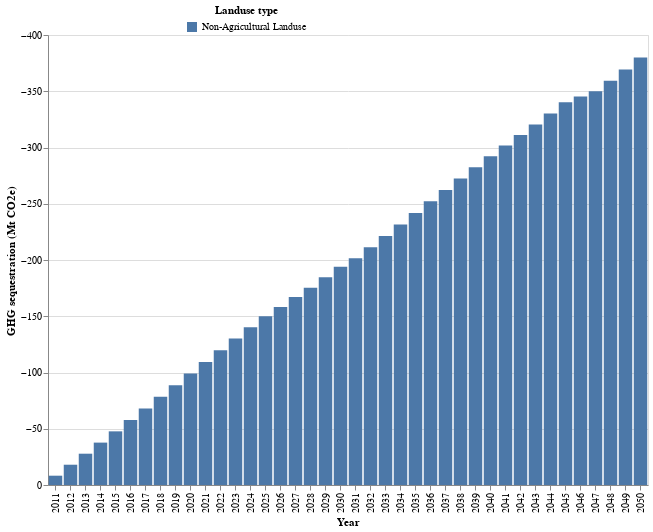

The cell this chart's notebook holds for it:
### Markdown cell above
### Sequestrations in total

### Code cell
# HIDE CODE
# get the df and plot
GHG_non_ag_crop_lvstk_df,GHG_non_ag_crop_lvstk_plot = non_ag_lucc_GHG.plot_GHG_crop_lvstk()
GHG_non_ag_crop_lvstk_plot

### Figure 1 — Vega-Lite specification as saved in the notebook (floating-point values rounded to 4 significant figures)
{"config": {"view": {"continuousWidth": 300, "continuousHeight": 300}}, "layer": [{"mark": {"type": "bar"}, "encoding": {"color": {"field": "Landuse_land_cat", "legend": {"direction": "horizontal", "legendX": 138.0, "legendY": -30, "orient": "none", "title": "Landuse type", "titleAnchor": "middle"}, "type": "nominal"}, "tooltip": [{"field": "Landuse_land_cat", "title": "Landuse type", "type": "ordinal"}, {"field": "Quantity (Mt CO2e)", "title": "GHG sequestration (Mt CO2e)", "type": "quantitative"}], "x": {"axis": {"labelAngle": -90, "title": "Year"}, "field": "Year", "type": "ordinal"}, "y": {"field": "Quantity (Mt CO2e)", "scale": {"reverse": true, "zero": false}, "title": "GHG sequestration (Mt CO2e)", "type": "quantitative"}}}], "data": {"name": "data-d576fa4d99aa0a0aa38f6c7d855e9df3"}, "height": 450, "width": 600, "$schema": "https://vega.github.io/schema/vega-lite/v5.15.1.json", "datasets": {"data-d576fa4d99aa0a0aa38f6c7d855e9df3": [{"Year": 2011, "Land use category": "Non-Agricultural Landuse", "Land category": "Non-Agricultural Landuse", "Quantity (Mt CO2e)": -8.273, "Landuse_land_cat": "Non-Agricultural Landuse"}, {"Year": 2012, "Land use category": "Non-Agricultural Landuse", "Land category": "Non-Agricultural Landuse", "Quantity (Mt CO2e)": -18.03, "Landuse_land_cat": "Non-Agricultural Landuse"}, {"Year": 2013, "Land use category": "Non-Agricultural Landuse", "Land category": "Non-Agricultural Landuse", "Quantity (Mt CO2e)": -27.83, "Landuse_land_cat": "Non-Agricultural Landuse"}, {"Year": 2014, "Land use category": "Non-Agricultural Landuse", "Land category": "Non-Agricultural Landuse", "Quantity (Mt CO2e)": -37.68, "Landuse_land_cat": "Non-Agricultural Landuse"}, {"Year": 2015, "Land use category": "Non-Agricultural Landuse", "Land category": "Non-Agricultural Landuse", "Quantity (Mt CO2e)": -47.69, "Landuse_land_cat": "Non-Agricultural Landuse"}, {"Year": 2016, "Land use category": "Non-Agricultural Landuse", "Land category": "Non-Agricultural Landuse", "Quantity (Mt CO2e)": -57.81, "Landuse_land_cat": "Non-Agricultural Landuse"}, {"Year": 2017, "Land use category": "Non-Agricultural Landuse", "Land category": "Non-Agricultural Landuse", "Quantity (Mt CO2e)": -68.09, "Landuse_land_cat": "Non-Agricultural Landuse"}, {"Year": 2018, "Land use category": "Non-Agricultural Landuse", "Land category": "Non-Agricultural Landuse", "Quantity (Mt CO2e)": -78.35, "Landuse_land_cat": "Non-Agricultural Landuse"}, {"Year": 2019, "Land use category": "Non-Agricultural Landuse", "Land category": "Non-Agricultural Landuse", "Quantity (Mt CO2e)": -88.6, "Landuse_land_cat": "Non-Agricultural Landuse"}, {"Year": 2020, "Land use category": "Non-Agricultural Landuse", "Land category": "Non-Agricultural Landuse", "Quantity (Mt CO2e)": -99.02, "Landuse_land_cat": "Non-Agricultural Landuse"}, {"Year": 2021, "Land use category": "Non-Agricultural Landuse", "Land category": "Non-Agricultural Landuse", "Quantity (Mt CO2e)": -109.4, "Landuse_land_cat": "Non-Agricultural Landuse"}, {"Year": 2022, "Land use category": "Non-Agricultural Landuse", "Land category": "Non-Agricultural Landuse", "Quantity (Mt CO2e)": -119.9, "Landuse_land_cat": "Non-Agricultural Landuse"}, {"Year": 2023, "Land use category": "Non-Agricultural Landuse", "Land category": "Non-Agricultural Landuse", "Quantity (Mt CO2e)": -130.3, "Landuse_land_cat": "Non-Agricultural Landuse"}, {"Year": 2024, "Land use category": "Non-Agricultural Landuse", "Land category": "Non-Agricultural Landuse", "Quantity (Mt CO2e)": -140.3, "Landuse_land_cat": "Non-Agricultural Landuse"}, {"Year": 2025, "Land use category": "Non-Agricultural Landuse", "Land category": "Non-Agricultural Landuse", "Quantity (Mt CO2e)": -150.0, "Landuse_land_cat": "Non-Agricultural Landuse"}, {"Year": 2026, "Land use category": "Non-Agricultural Landuse", "Land category": "Non-Agricultural Landuse", "Quantity (Mt CO2e)": -158.2, "Landuse_land_cat": "Non-Agricultural Landuse"}, {"Year": 2027, "Land use category": "Non-Agricultural Landuse", "Land category": "Non-Agricultural Landuse", "Quantity (Mt CO2e)": -167.2, "Landuse_land_cat": "Non-Agricultural Landuse"}, {"Year": 2028, "Land use category": "Non-Agricultural Landuse", "Land category": "Non-Agricultural Landuse", "Quantity (Mt CO2e)": -175.3, "Landuse_land_cat": "Non-Agricultural Landuse"}, {"Year": 2029, "Land use category": "Non-Agricultural Landuse", "Land category": "Non-Agricultural Landuse", "Quantity (Mt CO2e)": -184.8, "Landuse_land_cat": "Non-Agricultural Landuse"}, {"Year": 2030, "Land use category": "Non-Agricultural Landuse", "Land category": "Non-Agricultural Landuse", "Quantity (Mt CO2e)": -193.9, "Landuse_land_cat": "Non-Agricultural Landuse"}, {"Year": 2031, "Land use category": "Non-Agricultural Landuse", "Land category": "Non-Agricultural Landuse", "Quantity (Mt CO2e)": -201.6, "Landuse_land_cat": "Non-Agricultural Landuse"}, {"Year": 2032, "Land use category": "Non-Agricultural Landuse", "Land category": "Non-Agricultural Landuse", "Quantity (Mt CO2e)": -211.4, "Landuse_land_cat": "Non-Agricultural Landuse"}, {"Year": 2033, "Land use category": "Non-Agricultural Landuse", "Land category": "Non-Agricultural Landuse", "Quantity (Mt CO2e)": -221.4, "Landuse_land_cat": "Non-Agricultural Landuse"}, {"Year": 2034, "Land use category": "Non-Agricultural Landuse", "Land category": "Non-Agricultural Landuse", "Quantity (Mt CO2e)": -231.5, "Landuse_land_cat": "Non-Agricultural Landuse"}, {"Year": 2035, "Land use category": "Non-Agricultural Landuse", "Land category": "Non-Agricultural Landuse", "Quantity (Mt CO2e)": -241.7, "Landuse_land_cat": "Non-Agricultural Landuse"}, {"Year": 2036, "Land use category": "Non-Agricultural Landuse", "Land category": "Non-Agricultural Landuse", "Quantity (Mt CO2e)": -252.1, "Landuse_land_cat": "Non-Agricultural Landuse"}, {"Year": 2037, "Land use category": "Non-Agricultural Landuse", "Land category": "Non-Agricultural Landuse", "Quantity (Mt CO2e)": -262.2, "Landuse_land_cat": "Non-Agricultural Landuse"}, {"Year": 2038, "Land use category": "Non-Agricultural Landuse", "Land category": "Non-Agricultural Landuse", "Quantity (Mt CO2e)": -272.5, "Landuse_land_cat": "Non-Agricultural Landuse"}, {"Year": 2039, "Land use category": "Non-Agricultural Landuse", "Land category": "Non-Agricultural Landuse", "Quantity (Mt CO2e)": -282.5, "Landuse_land_cat": "Non-Agricultural Landuse"}, {"Year": 2040, "Land use category": "Non-Agricultural Landuse", "Land category": "Non-Agricultural Landuse", "Quantity (Mt CO2e)": -292.1, "Landuse_land_cat": "Non-Agricultural Landuse"}, {"Year": 2041, "Land use category": "Non-Agricultural Landuse", "Land category": "Non-Agricultural Landuse", "Quantity (Mt CO2e)": -301.7, "Landuse_land_cat": "Non-Agricultural Landuse"}, {"Year": 2042, "Land use category": "Non-Agricultural Landuse", "Land category": "Non-Agricultural Landuse", "Quantity (Mt CO2e)": -311.1, "Landuse_land_cat": "Non-Agricultural Landuse"}, {"Year": 2043, "Land use category": "Non-Agricultural Landuse", "Land category": "Non-Agricultural Landuse", "Quantity (Mt CO2e)": -320.4, "Landuse_land_cat": "Non-Agricultural Landuse"}, {"Year": 2044, "Land use category": "Non-Agricultural Landuse", "Land category": "Non-Agricultural Landuse", "Quantity (Mt CO2e)": -330.2, "Landuse_land_cat": "Non-Agricultural Landuse"}, {"Year": 2045, "Land use category": "Non-Agricultural Landuse", "Land category": "Non-Agricultural Landuse", "Quantity (Mt CO2e)": -340.2, "Landuse_land_cat": "Non-Agricultural Landuse"}, {"Year": 2046, "Land use category": "Non-Agricultural Landuse", "Land category": "Non-Agricultural Landuse", "Quantity (Mt CO2e)": -345.4, "Landuse_land_cat": "Non-Agricultural Landuse"}, {"Year": 2047, "Land use category": "Non-Agricultural Landuse", "Land category": "Non-Agricultural Landuse", "Quantity (Mt CO2e)": -350.0, "Landuse_land_cat": "Non-Agricultural Landuse"}, {"Year": 2048, "Land use category": "Non-Agricultural Landuse", "Land category": "Non-Agricultural Landuse", "Quantity (Mt CO2e)": -359.3, "Landuse_land_cat": "Non-Agricultural Landuse"}, {"Year": 2049, "Land use category": "Non-Agricultural Landuse", "Land category": "Non-Agricultural Landuse", "Quantity (Mt CO2e)": -369.4, "Landuse_land_cat": "Non-Agricultural Landuse"}, {"Year": 2050, "Land use category": "Non-Agricultural Landuse", "Land category": "Non-Agricultural Landuse", "Quantity (Mt CO2e)": -380.0, "Landuse_land_cat": "Non-Agricultural Landuse"}]}}
